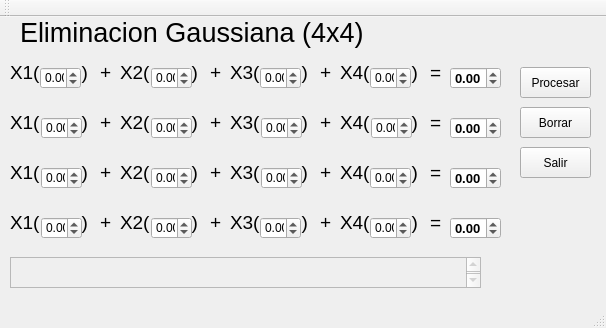
<?xml version="1.0" encoding="UTF-8"?>
<ui version="4.0">
 <class>MainWindow</class>
 <widget class="QMainWindow" name="MainWindow">
  <property name="geometry">
   <rect>
    <x>0</x>
    <y>0</y>
    <width>606</width>
    <height>328</height>
   </rect>
  </property>
  <property name="windowTitle">
   <string>MainWindow</string>
  </property>
  <widget class="QWidget" name="centralWidget">
   <widget class="QDoubleSpinBox" name="a1">
    <property name="geometry">
     <rect>
      <x>40</x>
      <y>50</y>
      <width>41</width>
      <height>22</height>
     </rect>
    </property>
    <property name="toolTipDuration">
     <number>1</number>
    </property>
    <property name="minimum">
     <double>-99.989999999999995</double>
    </property>
   </widget>
   <widget class="QDoubleSpinBox" name="b3">
    <property name="geometry">
     <rect>
      <x>151</x>
      <y>150</y>
      <width>41</width>
      <height>22</height>
     </rect>
    </property>
    <property name="minimum">
     <double>-99.989999999999995</double>
    </property>
   </widget>
   <widget class="QDoubleSpinBox" name="b1">
    <property name="geometry">
     <rect>
      <x>151</x>
      <y>50</y>
      <width>41</width>
      <height>22</height>
     </rect>
    </property>
    <property name="minimum">
     <double>-99.989999999999995</double>
    </property>
   </widget>
   <widget class="QDoubleSpinBox" name="b2">
    <property name="geometry">
     <rect>
      <x>151</x>
      <y>100</y>
      <width>41</width>
      <height>22</height>
     </rect>
    </property>
    <property name="minimum">
     <double>-99.989999999999995</double>
    </property>
   </widget>
   <widget class="QDoubleSpinBox" name="c2">
    <property name="geometry">
     <rect>
      <x>261</x>
      <y>100</y>
      <width>41</width>
      <height>22</height>
     </rect>
    </property>
    <property name="minimum">
     <double>-99.989999999999995</double>
    </property>
   </widget>
   <widget class="QDoubleSpinBox" name="d4">
    <property name="geometry">
     <rect>
      <x>370</x>
      <y>200</y>
      <width>41</width>
      <height>22</height>
     </rect>
    </property>
    <property name="font">
     <font>
      <weight>50</weight>
      <bold>false</bold>
     </font>
    </property>
    <property name="showGroupSeparator" stdset="0">
     <bool>false</bool>
    </property>
    <property name="minimum">
     <double>-99.989999999999995</double>
    </property>
   </widget>
   <widget class="QDoubleSpinBox" name="d2">
    <property name="geometry">
     <rect>
      <x>371</x>
      <y>100</y>
      <width>41</width>
      <height>22</height>
     </rect>
    </property>
    <property name="minimum">
     <double>-99.989999999999995</double>
    </property>
   </widget>
   <widget class="QDoubleSpinBox" name="d3">
    <property name="geometry">
     <rect>
      <x>370</x>
      <y>150</y>
      <width>41</width>
      <height>22</height>
     </rect>
    </property>
    <property name="minimum">
     <double>-99.989999999999995</double>
    </property>
   </widget>
   <widget class="QDoubleSpinBox" name="b4">
    <property name="geometry">
     <rect>
      <x>151</x>
      <y>200</y>
      <width>41</width>
      <height>22</height>
     </rect>
    </property>
    <property name="minimum">
     <double>-99.989999999999995</double>
    </property>
   </widget>
   <widget class="QDoubleSpinBox" name="D">
    <property name="enabled">
     <bool>true</bool>
    </property>
    <property name="geometry">
     <rect>
      <x>450</x>
      <y>200</y>
      <width>51</width>
      <height>22</height>
     </rect>
    </property>
    <property name="font">
     <font>
      <pointsize>10</pointsize>
      <weight>75</weight>
      <bold>true</bold>
      <kerning>true</kerning>
     </font>
    </property>
    <property name="toolTipDuration">
     <number>-1</number>
    </property>
    <property name="minimum">
     <double>-99.989999999999995</double>
    </property>
   </widget>
   <widget class="QDoubleSpinBox" name="C">
    <property name="geometry">
     <rect>
      <x>450</x>
      <y>150</y>
      <width>51</width>
      <height>22</height>
     </rect>
    </property>
    <property name="font">
     <font>
      <pointsize>10</pointsize>
      <weight>75</weight>
      <bold>true</bold>
     </font>
    </property>
    <property name="minimum">
     <double>-99.989999999999995</double>
    </property>
   </widget>
   <widget class="QDoubleSpinBox" name="c4">
    <property name="geometry">
     <rect>
      <x>260</x>
      <y>200</y>
      <width>41</width>
      <height>22</height>
     </rect>
    </property>
    <property name="minimum">
     <double>-99.989999999999995</double>
    </property>
   </widget>
   <widget class="QDoubleSpinBox" name="B">
    <property name="geometry">
     <rect>
      <x>450</x>
      <y>100</y>
      <width>51</width>
      <height>22</height>
     </rect>
    </property>
    <property name="font">
     <font>
      <pointsize>10</pointsize>
      <weight>75</weight>
      <bold>true</bold>
     </font>
    </property>
    <property name="minimum">
     <double>-99.989999999999995</double>
    </property>
   </widget>
   <widget class="QDoubleSpinBox" name="A">
    <property name="geometry">
     <rect>
      <x>450</x>
      <y>50</y>
      <width>51</width>
      <height>22</height>
     </rect>
    </property>
    <property name="font">
     <font>
      <pointsize>10</pointsize>
      <weight>75</weight>
      <bold>true</bold>
     </font>
    </property>
    <property name="minimum">
     <double>-99.989999999999995</double>
    </property>
   </widget>
   <widget class="QDoubleSpinBox" name="a4">
    <property name="geometry">
     <rect>
      <x>41</x>
      <y>200</y>
      <width>41</width>
      <height>22</height>
     </rect>
    </property>
    <property name="minimum">
     <double>-99.989999999999995</double>
    </property>
   </widget>
   <widget class="QDoubleSpinBox" name="c3">
    <property name="geometry">
     <rect>
      <x>261</x>
      <y>150</y>
      <width>41</width>
      <height>22</height>
     </rect>
    </property>
    <property name="minimum">
     <double>-99.989999999999995</double>
    </property>
   </widget>
   <widget class="QDoubleSpinBox" name="c1">
    <property name="geometry">
     <rect>
      <x>260</x>
      <y>50</y>
      <width>41</width>
      <height>22</height>
     </rect>
    </property>
    <property name="minimum">
     <double>-99.989999999999995</double>
    </property>
   </widget>
   <widget class="QDoubleSpinBox" name="d1">
    <property name="geometry">
     <rect>
      <x>370</x>
      <y>50</y>
      <width>41</width>
      <height>22</height>
     </rect>
    </property>
    <property name="minimum">
     <double>-99.989999999999995</double>
    </property>
   </widget>
   <widget class="QDoubleSpinBox" name="a3">
    <property name="geometry">
     <rect>
      <x>41</x>
      <y>150</y>
      <width>41</width>
      <height>22</height>
     </rect>
    </property>
    <property name="minimum">
     <double>-99.989999999999995</double>
    </property>
   </widget>
   <widget class="QDoubleSpinBox" name="a2">
    <property name="geometry">
     <rect>
      <x>41</x>
      <y>100</y>
      <width>41</width>
      <height>22</height>
     </rect>
    </property>
    <property name="minimum">
     <double>-99.989999999999995</double>
    </property>
   </widget>
   <widget class="QPushButton" name="procesar">
    <property name="geometry">
     <rect>
      <x>520</x>
      <y>50</y>
      <width>71</width>
      <height>31</height>
     </rect>
    </property>
    <property name="text">
     <string>Procesar</string>
    </property>
   </widget>
   <widget class="QPushButton" name="borrar">
    <property name="geometry">
     <rect>
      <x>520</x>
      <y>90</y>
      <width>71</width>
      <height>31</height>
     </rect>
    </property>
    <property name="text">
     <string>Borrar</string>
    </property>
   </widget>
   <widget class="QPushButton" name="salir">
    <property name="geometry">
     <rect>
      <x>520</x>
      <y>130</y>
      <width>71</width>
      <height>31</height>
     </rect>
    </property>
    <property name="text">
     <string>Salir</string>
    </property>
   </widget>
   <widget class="QLabel" name="label">
    <property name="enabled">
     <bool>true</bool>
    </property>
    <property name="geometry">
     <rect>
      <x>10</x>
      <y>40</y>
      <width>91</width>
      <height>31</height>
     </rect>
    </property>
    <property name="font">
     <font>
      <pointsize>14</pointsize>
     </font>
    </property>
    <property name="text">
     <string>X1(        )</string>
    </property>
    <property name="textFormat">
     <enum>Qt::AutoText</enum>
    </property>
   </widget>
   <widget class="QLabel" name="label_2">
    <property name="enabled">
     <bool>true</bool>
    </property>
    <property name="geometry">
     <rect>
      <x>10</x>
      <y>90</y>
      <width>91</width>
      <height>31</height>
     </rect>
    </property>
    <property name="font">
     <font>
      <pointsize>14</pointsize>
     </font>
    </property>
    <property name="text">
     <string>X1(        )</string>
    </property>
    <property name="textFormat">
     <enum>Qt::AutoText</enum>
    </property>
   </widget>
   <widget class="QLabel" name="label_3">
    <property name="enabled">
     <bool>true</bool>
    </property>
    <property name="geometry">
     <rect>
      <x>10</x>
      <y>140</y>
      <width>91</width>
      <height>31</height>
     </rect>
    </property>
    <property name="font">
     <font>
      <pointsize>14</pointsize>
     </font>
    </property>
    <property name="text">
     <string>X1(        )</string>
    </property>
    <property name="textFormat">
     <enum>Qt::AutoText</enum>
    </property>
   </widget>
   <widget class="QLabel" name="label_4">
    <property name="enabled">
     <bool>true</bool>
    </property>
    <property name="geometry">
     <rect>
      <x>10</x>
      <y>190</y>
      <width>91</width>
      <height>31</height>
     </rect>
    </property>
    <property name="font">
     <font>
      <pointsize>14</pointsize>
     </font>
    </property>
    <property name="text">
     <string>X1(        )</string>
    </property>
    <property name="textFormat">
     <enum>Qt::AutoText</enum>
    </property>
   </widget>
   <widget class="QLabel" name="label_5">
    <property name="geometry">
     <rect>
      <x>120</x>
      <y>40</y>
      <width>111</width>
      <height>31</height>
     </rect>
    </property>
    <property name="font">
     <font>
      <pointsize>14</pointsize>
     </font>
    </property>
    <property name="text">
     <string>X2(        )</string>
    </property>
    <property name="textFormat">
     <enum>Qt::AutoText</enum>
    </property>
   </widget>
   <widget class="QLabel" name="label_6">
    <property name="geometry">
     <rect>
      <x>120</x>
      <y>90</y>
      <width>111</width>
      <height>31</height>
     </rect>
    </property>
    <property name="font">
     <font>
      <pointsize>14</pointsize>
     </font>
    </property>
    <property name="text">
     <string>X2(        )</string>
    </property>
    <property name="textFormat">
     <enum>Qt::AutoText</enum>
    </property>
   </widget>
   <widget class="QLabel" name="label_7">
    <property name="geometry">
     <rect>
      <x>120</x>
      <y>190</y>
      <width>111</width>
      <height>31</height>
     </rect>
    </property>
    <property name="font">
     <font>
      <pointsize>14</pointsize>
     </font>
    </property>
    <property name="text">
     <string>X2(        )</string>
    </property>
    <property name="textFormat">
     <enum>Qt::AutoText</enum>
    </property>
   </widget>
   <widget class="QLabel" name="label_8">
    <property name="geometry">
     <rect>
      <x>120</x>
      <y>140</y>
      <width>111</width>
      <height>31</height>
     </rect>
    </property>
    <property name="font">
     <font>
      <pointsize>14</pointsize>
     </font>
    </property>
    <property name="text">
     <string>X2(        )</string>
    </property>
    <property name="textFormat">
     <enum>Qt::AutoText</enum>
    </property>
   </widget>
   <widget class="QLabel" name="label_9">
    <property name="geometry">
     <rect>
      <x>230</x>
      <y>40</y>
      <width>111</width>
      <height>31</height>
     </rect>
    </property>
    <property name="font">
     <font>
      <pointsize>14</pointsize>
     </font>
    </property>
    <property name="text">
     <string>X3(        )</string>
    </property>
    <property name="textFormat">
     <enum>Qt::AutoText</enum>
    </property>
   </widget>
   <widget class="QLabel" name="label_10">
    <property name="geometry">
     <rect>
      <x>230</x>
      <y>90</y>
      <width>111</width>
      <height>31</height>
     </rect>
    </property>
    <property name="font">
     <font>
      <pointsize>14</pointsize>
     </font>
    </property>
    <property name="text">
     <string>X3(        )</string>
    </property>
    <property name="textFormat">
     <enum>Qt::AutoText</enum>
    </property>
   </widget>
   <widget class="QLabel" name="label_11">
    <property name="geometry">
     <rect>
      <x>230</x>
      <y>140</y>
      <width>111</width>
      <height>31</height>
     </rect>
    </property>
    <property name="font">
     <font>
      <pointsize>14</pointsize>
     </font>
    </property>
    <property name="text">
     <string>X3(        )</string>
    </property>
    <property name="textFormat">
     <enum>Qt::AutoText</enum>
    </property>
   </widget>
   <widget class="QLabel" name="label_12">
    <property name="geometry">
     <rect>
      <x>230</x>
      <y>190</y>
      <width>111</width>
      <height>31</height>
     </rect>
    </property>
    <property name="font">
     <font>
      <pointsize>14</pointsize>
     </font>
    </property>
    <property name="text">
     <string>X3(        )</string>
    </property>
    <property name="textFormat">
     <enum>Qt::AutoText</enum>
    </property>
   </widget>
   <widget class="QLabel" name="label_17">
    <property name="geometry">
     <rect>
      <x>340</x>
      <y>40</y>
      <width>111</width>
      <height>31</height>
     </rect>
    </property>
    <property name="font">
     <font>
      <pointsize>14</pointsize>
     </font>
    </property>
    <property name="text">
     <string>X4(        )</string>
    </property>
    <property name="textFormat">
     <enum>Qt::AutoText</enum>
    </property>
   </widget>
   <widget class="QLabel" name="label_18">
    <property name="geometry">
     <rect>
      <x>340</x>
      <y>90</y>
      <width>111</width>
      <height>31</height>
     </rect>
    </property>
    <property name="font">
     <font>
      <pointsize>14</pointsize>
     </font>
    </property>
    <property name="text">
     <string>X4(        )</string>
    </property>
    <property name="textFormat">
     <enum>Qt::AutoText</enum>
    </property>
   </widget>
   <widget class="QLabel" name="label_19">
    <property name="geometry">
     <rect>
      <x>340</x>
      <y>140</y>
      <width>111</width>
      <height>31</height>
     </rect>
    </property>
    <property name="font">
     <font>
      <pointsize>14</pointsize>
     </font>
    </property>
    <property name="text">
     <string>X4(        )</string>
    </property>
    <property name="textFormat">
     <enum>Qt::AutoText</enum>
    </property>
   </widget>
   <widget class="QLabel" name="label_20">
    <property name="geometry">
     <rect>
      <x>340</x>
      <y>190</y>
      <width>111</width>
      <height>31</height>
     </rect>
    </property>
    <property name="font">
     <font>
      <pointsize>14</pointsize>
      <weight>50</weight>
      <bold>false</bold>
     </font>
    </property>
    <property name="text">
     <string>X4(        )</string>
    </property>
    <property name="textFormat">
     <enum>Qt::AutoText</enum>
    </property>
   </widget>
   <widget class="QLabel" name="label_21">
    <property name="geometry">
     <rect>
      <x>100</x>
      <y>190</y>
      <width>16</width>
      <height>31</height>
     </rect>
    </property>
    <property name="font">
     <font>
      <pointsize>14</pointsize>
     </font>
    </property>
    <property name="text">
     <string>+</string>
    </property>
    <property name="textFormat">
     <enum>Qt::AutoText</enum>
    </property>
   </widget>
   <widget class="QLabel" name="label_22">
    <property name="geometry">
     <rect>
      <x>100</x>
      <y>140</y>
      <width>16</width>
      <height>31</height>
     </rect>
    </property>
    <property name="font">
     <font>
      <pointsize>14</pointsize>
     </font>
    </property>
    <property name="text">
     <string>+</string>
    </property>
    <property name="textFormat">
     <enum>Qt::AutoText</enum>
    </property>
   </widget>
   <widget class="QLabel" name="label_23">
    <property name="geometry">
     <rect>
      <x>100</x>
      <y>90</y>
      <width>16</width>
      <height>31</height>
     </rect>
    </property>
    <property name="font">
     <font>
      <pointsize>14</pointsize>
     </font>
    </property>
    <property name="text">
     <string>+</string>
    </property>
    <property name="textFormat">
     <enum>Qt::AutoText</enum>
    </property>
   </widget>
   <widget class="QLabel" name="label_24">
    <property name="geometry">
     <rect>
      <x>100</x>
      <y>40</y>
      <width>16</width>
      <height>31</height>
     </rect>
    </property>
    <property name="font">
     <font>
      <pointsize>14</pointsize>
     </font>
    </property>
    <property name="text">
     <string>+</string>
    </property>
    <property name="textFormat">
     <enum>Qt::AutoText</enum>
    </property>
   </widget>
   <widget class="QLabel" name="label_25">
    <property name="geometry">
     <rect>
      <x>210</x>
      <y>90</y>
      <width>16</width>
      <height>31</height>
     </rect>
    </property>
    <property name="font">
     <font>
      <pointsize>14</pointsize>
     </font>
    </property>
    <property name="text">
     <string>+</string>
    </property>
    <property name="textFormat">
     <enum>Qt::AutoText</enum>
    </property>
   </widget>
   <widget class="QLabel" name="label_26">
    <property name="geometry">
     <rect>
      <x>210</x>
      <y>40</y>
      <width>16</width>
      <height>31</height>
     </rect>
    </property>
    <property name="font">
     <font>
      <pointsize>14</pointsize>
     </font>
    </property>
    <property name="text">
     <string>+</string>
    </property>
    <property name="textFormat">
     <enum>Qt::AutoText</enum>
    </property>
   </widget>
   <widget class="QLabel" name="label_27">
    <property name="geometry">
     <rect>
      <x>210</x>
      <y>140</y>
      <width>16</width>
      <height>31</height>
     </rect>
    </property>
    <property name="font">
     <font>
      <pointsize>14</pointsize>
     </font>
    </property>
    <property name="text">
     <string>+</string>
    </property>
    <property name="textFormat">
     <enum>Qt::AutoText</enum>
    </property>
   </widget>
   <widget class="QLabel" name="label_28">
    <property name="geometry">
     <rect>
      <x>210</x>
      <y>190</y>
      <width>16</width>
      <height>31</height>
     </rect>
    </property>
    <property name="font">
     <font>
      <pointsize>14</pointsize>
     </font>
    </property>
    <property name="text">
     <string>+</string>
    </property>
    <property name="textFormat">
     <enum>Qt::AutoText</enum>
    </property>
   </widget>
   <widget class="QLabel" name="label_29">
    <property name="geometry">
     <rect>
      <x>320</x>
      <y>90</y>
      <width>16</width>
      <height>31</height>
     </rect>
    </property>
    <property name="font">
     <font>
      <pointsize>14</pointsize>
     </font>
    </property>
    <property name="text">
     <string>+</string>
    </property>
    <property name="textFormat">
     <enum>Qt::AutoText</enum>
    </property>
   </widget>
   <widget class="QLabel" name="label_30">
    <property name="geometry">
     <rect>
      <x>320</x>
      <y>40</y>
      <width>16</width>
      <height>31</height>
     </rect>
    </property>
    <property name="font">
     <font>
      <pointsize>14</pointsize>
     </font>
    </property>
    <property name="text">
     <string>+</string>
    </property>
    <property name="textFormat">
     <enum>Qt::AutoText</enum>
    </property>
   </widget>
   <widget class="QLabel" name="label_31">
    <property name="geometry">
     <rect>
      <x>320</x>
      <y>140</y>
      <width>16</width>
      <height>31</height>
     </rect>
    </property>
    <property name="font">
     <font>
      <pointsize>14</pointsize>
     </font>
    </property>
    <property name="text">
     <string>+</string>
    </property>
    <property name="textFormat">
     <enum>Qt::AutoText</enum>
    </property>
   </widget>
   <widget class="QLabel" name="label_32">
    <property name="geometry">
     <rect>
      <x>320</x>
      <y>190</y>
      <width>16</width>
      <height>31</height>
     </rect>
    </property>
    <property name="font">
     <font>
      <pointsize>14</pointsize>
     </font>
    </property>
    <property name="text">
     <string>+</string>
    </property>
    <property name="textFormat">
     <enum>Qt::AutoText</enum>
    </property>
   </widget>
   <widget class="QLabel" name="label_33">
    <property name="geometry">
     <rect>
      <x>430</x>
      <y>40</y>
      <width>16</width>
      <height>31</height>
     </rect>
    </property>
    <property name="font">
     <font>
      <pointsize>14</pointsize>
     </font>
    </property>
    <property name="text">
     <string>=</string>
    </property>
    <property name="textFormat">
     <enum>Qt::AutoText</enum>
    </property>
   </widget>
   <widget class="QLabel" name="label_34">
    <property name="geometry">
     <rect>
      <x>430</x>
      <y>90</y>
      <width>16</width>
      <height>31</height>
     </rect>
    </property>
    <property name="font">
     <font>
      <pointsize>14</pointsize>
     </font>
    </property>
    <property name="text">
     <string>=</string>
    </property>
    <property name="textFormat">
     <enum>Qt::AutoText</enum>
    </property>
   </widget>
   <widget class="QLabel" name="label_35">
    <property name="geometry">
     <rect>
      <x>430</x>
      <y>140</y>
      <width>16</width>
      <height>31</height>
     </rect>
    </property>
    <property name="font">
     <font>
      <pointsize>14</pointsize>
     </font>
    </property>
    <property name="text">
     <string>=</string>
    </property>
    <property name="textFormat">
     <enum>Qt::AutoText</enum>
    </property>
   </widget>
   <widget class="QLabel" name="label_36">
    <property name="geometry">
     <rect>
      <x>430</x>
      <y>190</y>
      <width>16</width>
      <height>31</height>
     </rect>
    </property>
    <property name="font">
     <font>
      <pointsize>14</pointsize>
     </font>
    </property>
    <property name="text">
     <string>=</string>
    </property>
    <property name="textFormat">
     <enum>Qt::AutoText</enum>
    </property>
   </widget>
   <widget class="QLabel" name="label_37">
    <property name="geometry">
     <rect>
      <x>20</x>
      <y>0</y>
      <width>361</width>
      <height>31</height>
     </rect>
    </property>
    <property name="font">
     <font>
      <pointsize>20</pointsize>
     </font>
    </property>
    <property name="text">
     <string>Eliminacion Gaussiana (4x4)</string>
    </property>
    <property name="textFormat">
     <enum>Qt::AutoText</enum>
    </property>
   </widget>
   <widget class="QTextEdit" name="Texto">
    <property name="enabled">
     <bool>false</bool>
    </property>
    <property name="geometry">
     <rect>
      <x>10</x>
      <y>240</y>
      <width>471</width>
      <height>31</height>
     </rect>
    </property>
    <property name="font">
     <font>
      <pointsize>14</pointsize>
      <weight>75</weight>
      <italic>false</italic>
      <bold>true</bold>
      <underline>false</underline>
      <kerning>true</kerning>
     </font>
    </property>
    <property name="toolTipDuration">
     <number>-1</number>
    </property>
   </widget>
   <zorder>label_19</zorder>
   <zorder>label_18</zorder>
   <zorder>label_17</zorder>
   <zorder>label_20</zorder>
   <zorder>label_6</zorder>
   <zorder>label_8</zorder>
   <zorder>label_12</zorder>
   <zorder>label_9</zorder>
   <zorder>label_7</zorder>
   <zorder>label_5</zorder>
   <zorder>label_10</zorder>
   <zorder>label_11</zorder>
   <zorder>label_4</zorder>
   <zorder>label</zorder>
   <zorder>label_2</zorder>
   <zorder>label_3</zorder>
   <zorder>label_22</zorder>
   <zorder>label_21</zorder>
   <zorder>label_24</zorder>
   <zorder>label_23</zorder>
   <zorder>a1</zorder>
   <zorder>b3</zorder>
   <zorder>b1</zorder>
   <zorder>b2</zorder>
   <zorder>c2</zorder>
   <zorder>d4</zorder>
   <zorder>d2</zorder>
   <zorder>d3</zorder>
   <zorder>b4</zorder>
   <zorder>D</zorder>
   <zorder>C</zorder>
   <zorder>c4</zorder>
   <zorder>B</zorder>
   <zorder>A</zorder>
   <zorder>a4</zorder>
   <zorder>c3</zorder>
   <zorder>c1</zorder>
   <zorder>d1</zorder>
   <zorder>a3</zorder>
   <zorder>a2</zorder>
   <zorder>procesar</zorder>
   <zorder>borrar</zorder>
   <zorder>salir</zorder>
   <zorder>label_25</zorder>
   <zorder>label_26</zorder>
   <zorder>label_27</zorder>
   <zorder>label_28</zorder>
   <zorder>label_29</zorder>
   <zorder>label_30</zorder>
   <zorder>label_31</zorder>
   <zorder>label_32</zorder>
   <zorder>label_33</zorder>
   <zorder>label_34</zorder>
   <zorder>label_35</zorder>
   <zorder>label_36</zorder>
   <zorder>label_37</zorder>
   <zorder>Texto</zorder>
  </widget>
  <widget class="QMenuBar" name="menuBar">
   <property name="geometry">
    <rect>
     <x>0</x>
     <y>0</y>
     <width>606</width>
     <height>21</height>
    </rect>
   </property>
  </widget>
  <widget class="QToolBar" name="mainToolBar">
   <attribute name="toolBarArea">
    <enum>TopToolBarArea</enum>
   </attribute>
   <attribute name="toolBarBreak">
    <bool>false</bool>
   </attribute>
  </widget>
  <widget class="QStatusBar" name="statusBar"/>
 </widget>
 <layoutdefault spacing="6" margin="11"/>
 <tabstops>
  <tabstop>a1</tabstop>
  <tabstop>b1</tabstop>
  <tabstop>c1</tabstop>
  <tabstop>d1</tabstop>
  <tabstop>A</tabstop>
  <tabstop>a2</tabstop>
  <tabstop>b2</tabstop>
  <tabstop>c2</tabstop>
  <tabstop>d2</tabstop>
  <tabstop>B</tabstop>
  <tabstop>a3</tabstop>
  <tabstop>b3</tabstop>
  <tabstop>c3</tabstop>
  <tabstop>d3</tabstop>
  <tabstop>C</tabstop>
  <tabstop>a4</tabstop>
  <tabstop>b4</tabstop>
  <tabstop>c4</tabstop>
  <tabstop>d4</tabstop>
  <tabstop>D</tabstop>
  <tabstop>procesar</tabstop>
  <tabstop>Texto</tabstop>
  <tabstop>borrar</tabstop>
  <tabstop>salir</tabstop>
 </tabstops>
 <resources/>
 <connections/>
</ui>
